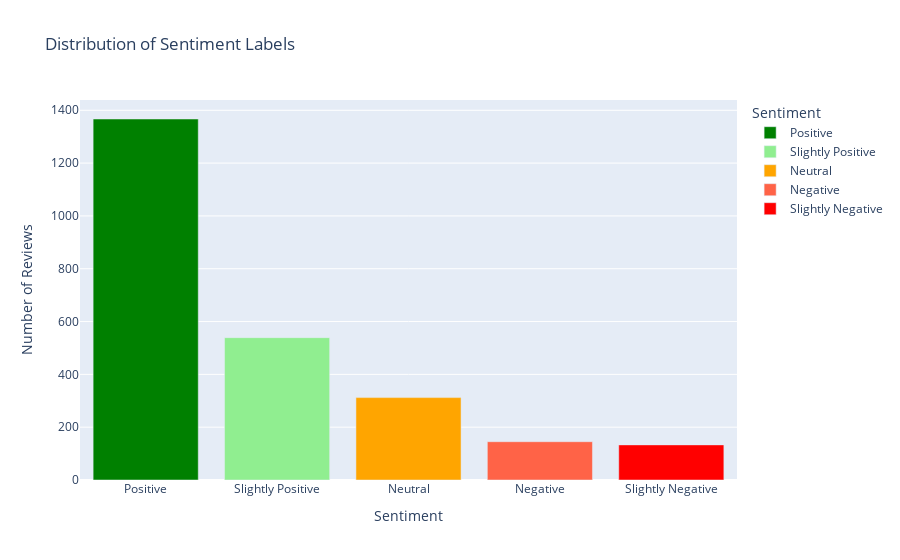

Source (notebook cell):
### Markdown cell above
# EXPLORATORY DATA ANALYSIS

### Code cell
# Visualize label distribution
# Calculate the distribution of sentiment labels
label_distribution = df['label'].value_counts().reset_index()
label_distribution.columns = ['Sentiment', 'Number of Reviews']

# Interactive bar chart using Plotly
fig = px.bar(label_distribution, 
             x='Sentiment', 
             y='Number of Reviews', 
             title='Distribution of Sentiment Labels',
             labels={'Sentiment': 'Sentiment', 'Number of Reviews': 'Number of Reviews'},
             color='Sentiment',
             color_discrete_sequence=['Green', 'LightGreen', 'orange', 'Tomato', 'Red'])

# Show interactive plot
fig.show()

### Figure 1 — Plotly figure (JSON) as saved in the notebook; plotly's stock layout.template omitted (floating-point values rounded to 4 significant figures)
{"data": [{"alignmentgroup": "True", "hovertemplate": "Sentiment=%{x}<br>Number of Reviews=%{y}<extra></extra>", "legendgroup": "Positive", "marker": {"color": "Green", "pattern": {"shape": ""}}, "name": "Positive", "offsetgroup": "Positive", "orientation": "v", "showlegend": true, "textposition": "auto", "type": "bar", "x": ["Positive"], "xaxis": "x", "y": [1367], "yaxis": "y"}, {"alignmentgroup": "True", "hovertemplate": "Sentiment=%{x}<br>Number of Reviews=%{y}<extra></extra>", "legendgroup": "Slightly Positive", "marker": {"color": "LightGreen", "pattern": {"shape": ""}}, "name": "Slightly Positive", "offsetgroup": "Slightly Positive", "orientation": "v", "showlegend": true, "textposition": "auto", "type": "bar", "x": ["Slightly Positive"], "xaxis": "x", "y": [539], "yaxis": "y"}, {"alignmentgroup": "True", "hovertemplate": "Sentiment=%{x}<br>Number of Reviews=%{y}<extra></extra>", "legendgroup": "Neutral", "marker": {"color": "orange", "pattern": {"shape": ""}}, "name": "Neutral", "offsetgroup": "Neutral", "orientation": "v", "showlegend": true, "textposition": "auto", "type": "bar", "x": ["Neutral"], "xaxis": "x", "y": [312], "yaxis": "y"}, {"alignmentgroup": "True", "hovertemplate": "Sentiment=%{x}<br>Number of Reviews=%{y}<extra></extra>", "legendgroup": "Negative", "marker": {"color": "Tomato", "pattern": {"shape": ""}}, "name": "Negative", "offsetgroup": "Negative", "orientation": "v", "showlegend": true, "textposition": "auto", "type": "bar", "x": ["Negative"], "xaxis": "x", "y": [145], "yaxis": "y"}, {"alignmentgroup": "True", "hovertemplate": "Sentiment=%{x}<br>Number of Reviews=%{y}<extra></extra>", "legendgroup": "Slightly Negative", "marker": {"color": "Red", "pattern": {"shape": ""}}, "name": "Slightly Negative", "offsetgroup": "Slightly Negative", "orientation": "v", "showlegend": true, "textposition": "auto", "type": "bar", "x": ["Slightly Negative"], "xaxis": "x", "y": [133], "yaxis": "y"}], "layout": {"barmode": "relative", "legend": {"title": {"text": "Sentiment"}, "tracegroupgap": 0}, "title": {"text": "Distribution of Sentiment Labels"}, "xaxis": {"anchor": "y", "categoryarray": ["Positive", "Slightly Positive", "Neutral", "Negative", "Slightly Negative"], "categoryorder": "array", "domain": [0, 1], "title": {"text": "Sentiment"}}, "yaxis": {"anchor": "x", "domain": [0, 1], "title": {"text": "Number of Reviews"}}}}
